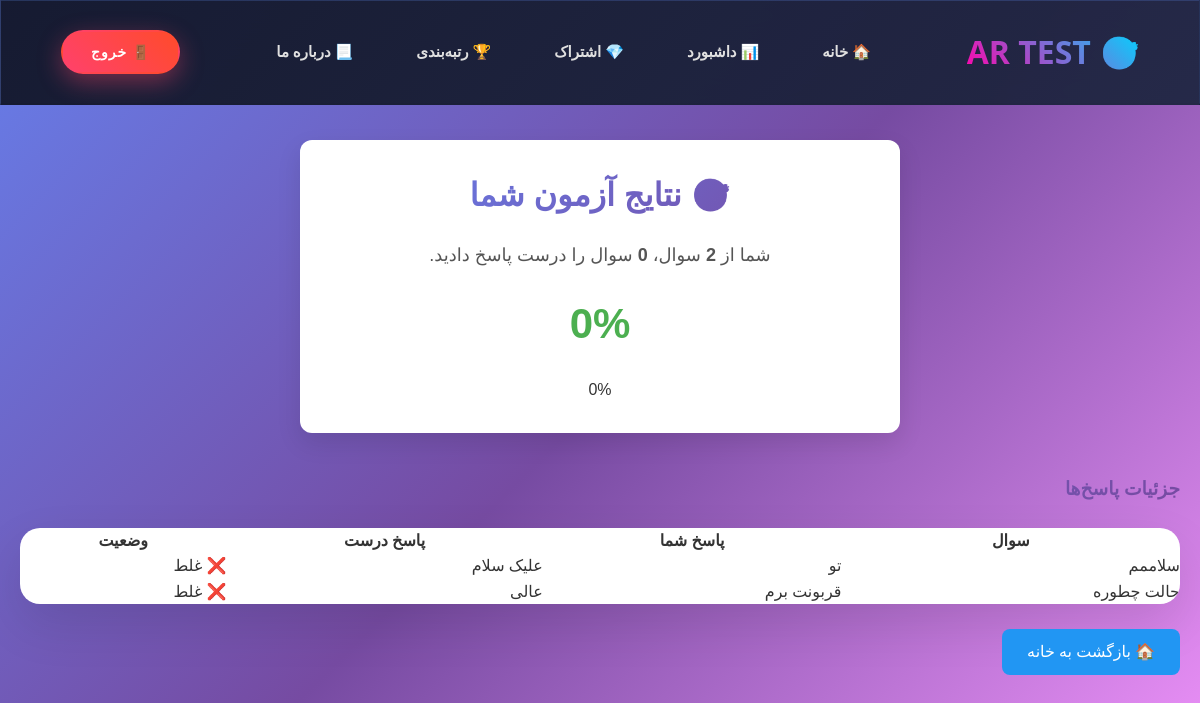
/quiz/1/results/ (signed in), run on the app's committed database.
### quizzes/models.py (models this page shows, shortened)
class Question(models.Model):
    quiz = models.ForeignKey(Quiz, on_delete=models.CASCADE, related_name='questions', verbose_name="آزمون مرتبط")
    text = models.TextField(verbose_name="متن سوال")
    is_active = models.BooleanField(
        _('فعال باشد؟'),
        default=True,
        help_text=_('تعیین می‌کند که این سوال فعال باشد یا خیر.')
    )
    created_at = models.DateTimeField(default=timezone.now, verbose_name="تاریخ ایجاد")
    class Meta:
        verbose_name = "سوال"  # نام مفرد فارسی
        verbose_name_plural = "سوالات" # نام جمع فارسی

class Choice(models.Model):
    question = models.ForeignKey(Question, on_delete=models.CASCADE, related_name='choices', verbose_name="سوال مرتبط")
    choice_text = models.CharField(max_length=500, verbose_name="متن گزینه")
    is_correct = models.BooleanField(default=False, verbose_name="آیا این گزینه صحیح است؟")
    created_at = models.DateTimeField(default=timezone.now, verbose_name="تاریخ ایجاد")
    class Meta:
        verbose_name = "گزینه"  # نام مفرد فارسی
        verbose_name_plural = "گزینه‌ها" # نام جمع فارسی

### quizzes/views.py (the view)
# urls.py: path('quiz/<int:quiz_id>/results/', views.quiz_results_view, name='quiz_results'),
@login_required
def quiz_results_view(request, quiz_id):
    quiz = get_object_or_404(Quiz, pk=quiz_id)
    attempt = QuizAttempt.objects.filter(
        user=request.user,
        quiz=quiz,
        is_completed=True
    ).last()
    if not attempt:
        messages.warning(request, "شما هنوز این آزمون را شروع نکرده‌اید.")
        return redirect('quiz_list')
    user_answers = []
    for ans in attempt.answers.all().select_related('selected_choice', 'question'):
        correct_choice = ans.question.choices.filter(is_correct=True).first()
        user_answers.append({
            'question_text': ans.question.text,  # متن سوال
            'selected_choice_text': ans.selected_choice.choice_text if ans.selected_choice else 'گزینه‌ای انتخاب نشده',
            'correct_choice_text': correct_choice.choice_text if correct_choice else 'نامشخص',
            'is_correct': ans.selected_choice.is_correct if ans.selected_choice else False,
        })
    total_questions = quiz.questions.count()
    correct_answers = sum(1 for a in user_answers if a['is_correct'])
    percentage = (correct_answers / total_questions * 100) if total_questions > 0 else 0
    return render(request, 'quizzes/results.html', {
        'quiz': quiz,
        'total_questions': total_questions,
        'correct_answers': correct_answers,
        'percentage': round(percentage, 0),  # رند شده به عدد صحیح
        'user_answers': user_answers,
    })

### quizzes/templates/quizzes/results.html (shortened to what this page needs)
{% extends "base.html" %}
{% block content %}
<div class="result-container">
    <h1>🎯 نتایج آزمون شما</h1>
    <p class="score-text">
        شما از <strong>{{ total_questions }}</strong> سوال،
        <strong>{{ correct_answers }}</strong> سوال را درست پاسخ دادید.
    </p>
    <div class="percentage">
        {{ percentage|floatformat:0 }}%
    </div>
            {{ percentage|floatformat:0 }}%
        </div>
    {% if user_answers %}
        <h3>جزئیات پاسخ‌ها</h3>
        <table class="answers-table">
            <tr>
                <th>سوال</th>
                <th>پاسخ شما</th>
                <th>پاسخ درست</th>
                <th>وضعیت</th>
            </tr>
            {% for ans in user_answers %}
            <tr>
                <td>{{ ans.question_text }}</td>
                <td>{{ ans.selected_choice_text }}</td>
                <td>{{ ans.correct_choice_text }}</td>
                <td>
                    {% if ans.is_correct %}
                        <span class="correct">✅ صحیح</span>
                    {% else %}
                        <span class="wrong">❌ غلط</span>
                    {% endif %}
                </td>
            </tr>
            {% endfor %}
        </table>
    {% endif %}
    <a href="{% url 'accounts:dashboard' %}" class="home-btn">🏠 بازگشت به خانه</a>
{% endblock %}

### quizzes/templates/base.html (style rules this page uses)
* { margin: 0; padding: 0; box-sizing: border-box; }
html, body { height: 100%; overflow-x: hidden; scroll-behavior: smooth; }
body { font-family: 'Vazir', 'Segoe UI', Tahoma, sans-serif; background: linear-gradient(135deg, #667eea 0%, #764ba2 50%, #f093fb 100%); background-attachment: fixed; color: #333; line-height: 1.6; }
h1, h2, h3 { background: linear-gradient(135deg, #667eea, #764ba2); -webkit-background-clip: text; -webkit-text-fill-color: transparent; background-clip: text; margin-bottom: 25px; font-weight: 800; }
table { width: 100%; border-collapse: separate; border-spacing: 0; background: white; border-radius: 20px; overflow: hidden; box-shadow: 0 20px 50px rgba(0,0,0,0.1); }

### quizzes/templates/quizzes/results.html (style rules this page uses)
.result-container { max-width: 600px; margin: 40px auto; padding: 30px; background: #ffffff; border-radius: 12px; box-shadow: 0 10px 25px rgba(0,0,0,0.1); text-align: center; font-family: sans-serif; }
.result-container h1 { margin-bottom: 20px; color: #333; }
.score-text { font-size: 18px; margin-bottom: 15px; color: #555; }
.percentage { font-size: 42px; font-weight: bold; color: #4CAF50; margin: 20px 0; }
.home-btn { display: inline-block; margin-top: 25px; padding: 10px 25px; background-color: #2196F3; color: #fff; border-radius: 8px; text-decoration: none; transition: background-color 0.3s; }

### data on the page
Question: question_text "سلاممم"
Choice: selected_choice_text "تو"
Choice: correct_choice_text "علیک سلام"
Question: question_text "حالت چطوره"
Choice: selected_choice_text "قربونت برم"
Choice: correct_choice_text "عالی"

### other printed values
{{ total_questions }} "2"
{{ correct_answers }} "0"
{{ percentage|floatformat:0 }} "0"
